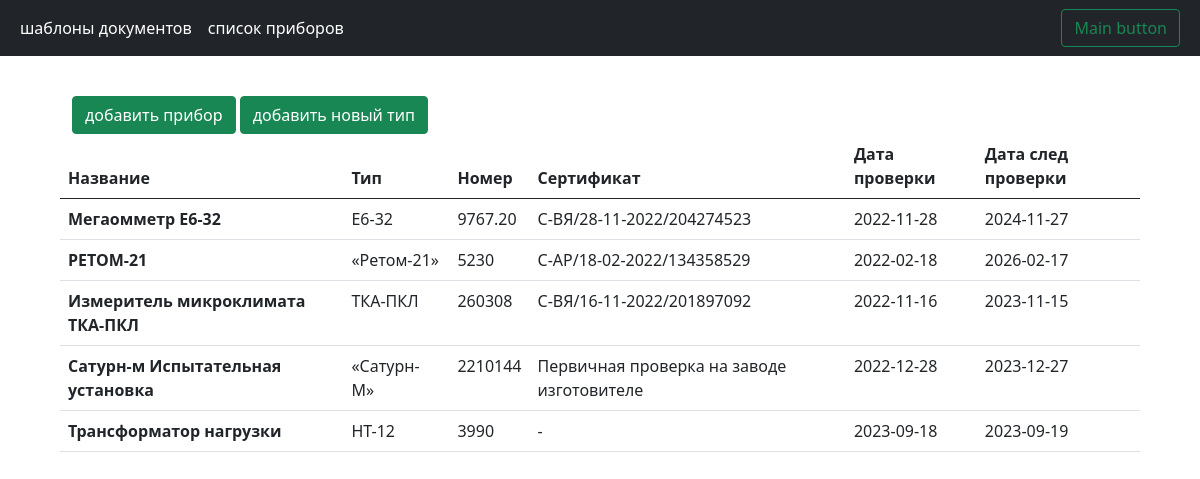
Page /admin/devices (signed in) on the committed database.
### Server/database.py (models this page shows)
class Device(db.Model):
    __tablename__ = "devices"
    id = Column(Integer, primary_key=True, autoincrement=True)
    name = Column(String(32), nullable=False)
    id_type = Column(ForeignKey("type_device.id"), nullable=False, default=1)
    number = Column(String(32), nullable=False, default=0)
    date_verification = Column(Date, nullable=True, default=None)
    date_next_verification = Column(Date, nullable=True, default=None)
    certificate_number = Column(String, nullable=True, default="-")
    type = relationship("TypeDevice")

class TypeDevice(db.Model):
    __tablename__ = "type_device"
    id = Column(Integer, primary_key=True, autoincrement=True)
    name = Column(String(32), nullable=False)

### Server/Blueprints/admin/admin.py (the view)
@admin_router.route("/devices", methods=["GET"])
@login_required
def devices():
    device_service = DeviceServices()
    return render_template("devices_page.html", menu=menu, devices=device_service.get_list_device())

### Server/Blueprints/admin/admin.py (called while the page is built)
@admin_router.before_request
def is_admin():
    if current_user.is_authenticated:
        user_roles = [i.name for i in current_user.user.roles]
        if "admin" not in user_roles and "super_admin" not in user_roles:
            return redirect("/")
    else:
        return redirect("/")

### Server/Models/UserSession.py (called while the page is built)
    @property
    def user(self):
        return self.__user

### Server/Repository/DeviceRepository.py (called while the page is built)
    def get_list_device(self) -> list[Device] | None:
        return self.__session.query(Device).all()

### Server/Repository/UserRepository.py (called while the page is built)
    def get_user(self, id_user: int) -> User | None:
        return self.__session.get(User, id_user)

### Server/Services/DeviceServices.py (called while the page is built)
    def get_list_device(self) -> list[GetDevice]:
        list_device = self.__device_repository.get_list_device()
        return [GetDevice.model_validate(entity, from_attributes=True) for entity in list_device]

### app.py (called while the page is built)
@login_manager.user_loader
def load_user(id_user) -> UserSession:
    from Server.Repository.UserRepository import UserRepository
    repo = UserRepository(db.session)
    return UserSession(GetUser.model_validate(repo.get_user(int(id_user)), from_attributes=True))

### Server/Blueprints/admin/templates/devices_page.html
{% extends 'base_admin.html' %}
{% block content %}
<div class="container table__container">
    <div class="row">
        <div class="d-grid gap-2 d-md-block">
            <a class="btn btn-success" href="{{url_for('.add_devices')}}">добавить прибор</a>
            <a class="btn btn-success" href="{{url_for('.from_type_devices')}}">добавить новый тип</a>
        </div>
    </div>
    <div class="row">
        <table class="table">
            <thead>
                <tr>
                  <th scope="col">Название</th>
                  <th scope="col">Тип</th>
                  <th scope="col">Номер</th>
                  <th scope="col">Сертификат</th>
                  <th scope="col">Дата проверки</th>
                  <th scope="col">Дата след проверки</th>
                </tr>
            </thead>
            <tbody>
            {% for device in devices %}
              <tr>
                <th>{{device.name}}</th>
                <td>{{device.type.name}}</td>
                <td>{{device.number}}</td>
                <td>{{device.certificate_number}}</td>
                <td>{{device.date_verification}}</td>
                <td>{{device.date_next_verification}}</td>
              </tr>
            {% endfor %}
            </tbody>
        </table>
    </div>
</div>
{% endblock %}

### Server/Blueprints/admin/templates/base_admin.html (shortened to what this page needs)
<!DOCTYPE html>
<html lang="en">
<head>
    <link rel="stylesheet" href="{{ url_for('static', filename='css/bootstrap.css') }}" rel="stylesheet">
    <link rel="stylesheet" href="{{ url_for('static', filename='css/styles.css') }}" rel="stylesheet">
</head>
<body>
    <nav class="navbar navbar-expand-lg navbar-dark bg-dark">
        <div class="container-fluid">
          <div class="collapse navbar-collapse" id="navbarSupportedContent">
            {% if menu %}
                <ul class="navbar-nav me-auto mb-2 mb-lg-0">
                    {% for p in menu %}
                        <li class="nav-item">
                            <a class="nav-link active" aria-current="page" href="{{ url_for(p.url) }}">{{p.title}}</a>
                        </li>
                    {% endfor %}
                </ul>
            <button class="btn btn-outline-success me-2" type="button">Main button</button>
            {% endif %}
          </div>
        </div>
    </nav>
<main>
    {% block content %}
    {% endblock %}
</main>
</body>
</html>

### static/css/styles.css (style rules this page uses)
.table__container { padding-top: 40px; width: 90%; }

### rows in the picture
Device: name "Мегаомметр Е6-32", type.name "Е6-32", number "9767.20", certificate_number "С-ВЯ/28-11-2022/204274523", date_verification "2022-11-28", date_next_verification "2024-11-27"
Device: name "РЕТОМ-21", type.name "«Ретом-21»", number "5230", certificate_number "С-АР/18-02-2022/134358529", date_verification "2022-02-18", date_next_verification "2026-02-17"
Device: name "Измеритель микроклимата ТКА-ПКЛ", type.name "ТКА-ПКЛ", number "260308", certificate_number "С-ВЯ/16-11-2022/201897092", date_verification "2022-11-16", date_next_verification "2023-11-15"
Device: name "Сатурн-м Испытательная установка", type.name "«Сатурн-М»", number "2210144", certificate_number "Первичная проверка на заводе изготовителе", date_verification "2022-12-28", date_next_verification "2023-12-27"
Device: name "Трансформатор нагрузки", type.name "НТ-12", number "3990", certificate_number "-", date_verification "2023-09-18", date_next_verification "2023-09-19"

### other values in the picture
{{ p.title }} "шаблоны документов" "список приборов"
